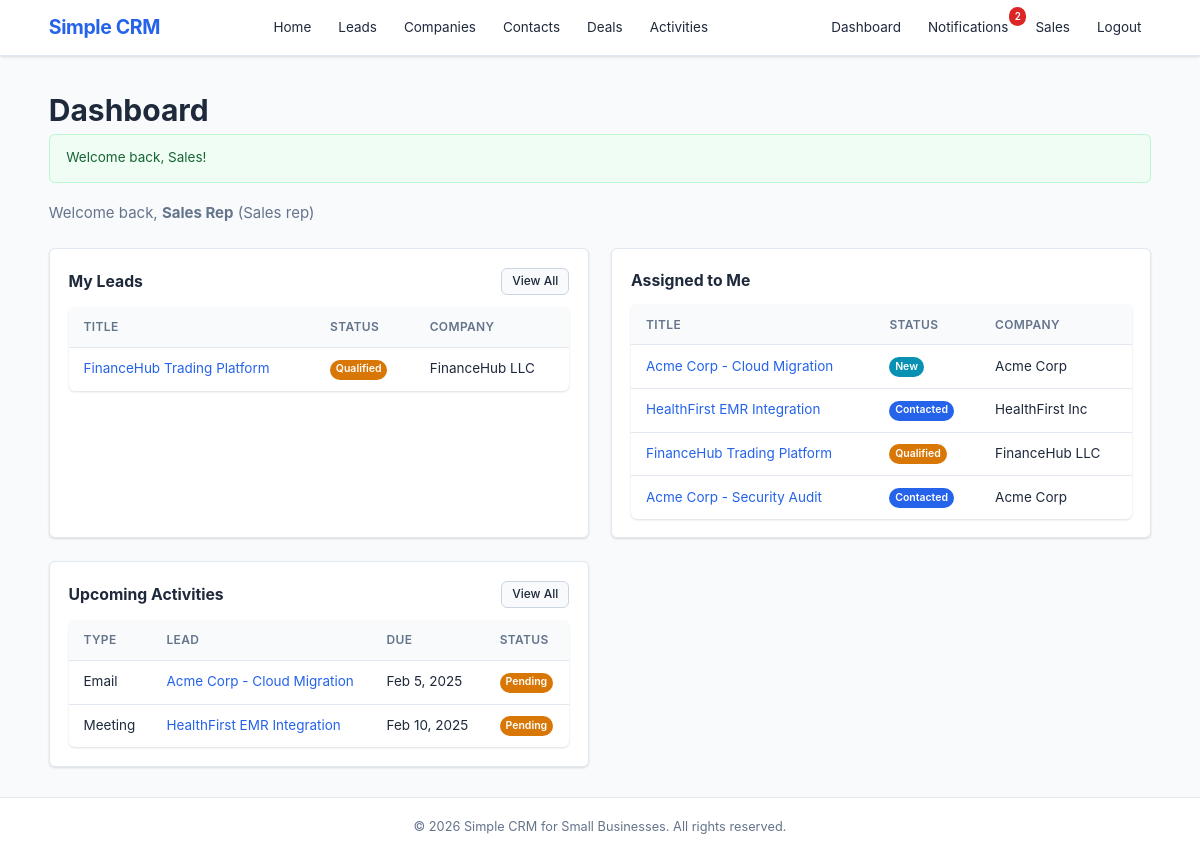
The app's page /public/dashboard.php (signed in) with its own data.
### tables this page shows
CREATE TABLE IF NOT EXISTS `leads` (
    `id`          INT AUTO_INCREMENT PRIMARY KEY,
    `title`       VARCHAR(200) NOT NULL,
    `description` TEXT         DEFAULT NULL,
    `status`      ENUM('new','contacted','qualified','won','lost') NOT NULL DEFAULT 'new',
    `company_id`  INT          DEFAULT NULL,
    `contact_id`  INT          DEFAULT NULL,
    `assigned_to` INT          DEFAULT NULL,
    `category_id` INT          DEFAULT NULL,
    `created_by`  INT          DEFAULT NULL,
    `created_at`  DATETIME     NOT NULL DEFAULT CURRENT_TIMESTAMP,
    `updated_at`  DATETIME     NOT NULL DEFAULT CURRENT_TIMESTAMP ON UPDATE CURRENT_TIMESTAMP,
    FOREIGN KEY (`company_id`)  REFERENCES `companies`(`id`)  ON DELETE SET NULL,
    FOREIGN KEY (`contact_id`)  REFERENCES `contacts`(`id`)   ON DELETE SET NULL,
    FOREIGN KEY (`assigned_to`) REFERENCES `users`(`id`)      ON DELETE SET NULL,
    FOREIGN KEY (`category_id`) REFERENCES `categories`(`id`) ON DELETE SET NULL,
    FOREIGN KEY (`created_by`)  REFERENCES `users`(`id`)      ON DELETE SET NULL
);

CREATE TABLE IF NOT EXISTS `companies` (
    `id`         INT AUTO_INCREMENT PRIMARY KEY,
    `name`       VARCHAR(150) NOT NULL,
    `industry`   VARCHAR(100) DEFAULT NULL,
    `website`    VARCHAR(255) DEFAULT NULL,
    `address`    TEXT         DEFAULT NULL,
    `created_by` INT          DEFAULT NULL,
    `created_at` DATETIME     NOT NULL DEFAULT CURRENT_TIMESTAMP,
    FOREIGN KEY (`created_by`) REFERENCES `users`(`id`) ON DELETE SET NULL
);

CREATE TABLE IF NOT EXISTS `activities` (
    `id`          INT AUTO_INCREMENT PRIMARY KEY,
    `lead_id`     INT          DEFAULT NULL,
    `type`        ENUM('call','email','meeting','task','other') NOT NULL DEFAULT 'task',
    `description` TEXT         DEFAULT NULL,
    `due_date`    DATE         DEFAULT NULL,
    `status`      ENUM('pending','completed','cancelled') NOT NULL DEFAULT 'pending',
    `created_by`  INT          DEFAULT NULL,
    `created_at`  DATETIME     NOT NULL DEFAULT CURRENT_TIMESTAMP,
    FOREIGN KEY (`lead_id`)    REFERENCES `leads`(`id`) ON DELETE CASCADE,
    FOREIGN KEY (`created_by`) REFERENCES `users`(`id`) ON DELETE SET NULL
);

### includes/auth.php (called while the page is built, shortened)
<?php
function isLoggedIn(): bool
{
    return isset($_SESSION['user_id']);
}
function currentUser(): ?array
{
    return [
        'id'         => $_SESSION['user_id'],
        'first_name' => $_SESSION['user_first_name'] ?? '',
        'last_name'  => $_SESSION['user_last_name']  ?? '',
        'email'      => $_SESSION['user_email']       ?? '',
        'role'       => $_SESSION['user_role']        ?? 'user',
    ];
}

### models/Lead.php (called while the page is built, shortened)
<?php
function getLeadsByAssignee(int $userId, int $limit = 10): array
{
    $db = getDB();
    $stmt = $db->prepare(
        'SELECT l.*, c.name AS company_name
         FROM leads l
         LEFT JOIN companies c ON l.company_id = c.id
         WHERE l.assigned_to = :uid
         ORDER BY l.updated_at DESC
         LIMIT :lim'
    );
    $stmt->bindValue(':uid', $userId, PDO::PARAM_INT);
    $stmt->bindValue(':lim', $limit, PDO::PARAM_INT);
    $stmt->execute();
    return $stmt->fetchAll();
}
function getLeadsByCreator(int $userId, int $limit = 10): array
{
    $db = getDB();
    $stmt = $db->prepare(
        'SELECT l.*, c.name AS company_name
         FROM leads l
         LEFT JOIN companies c ON l.company_id = c.id
         WHERE l.created_by = :uid
         ORDER BY l.updated_at DESC
         LIMIT :lim'
    );
    $stmt->bindValue(':uid', $userId, PDO::PARAM_INT);
    $stmt->bindValue(':lim', $limit, PDO::PARAM_INT);
    $stmt->execute();
    return $stmt->fetchAll();
}

### models/Activity.php (called while the page is built, shortened)
<?php
function getUpcomingActivities(int $userId, int $limit = 5): array
{
    $db = getDB();
    $stmt = $db->prepare(
        'SELECT a.*, l.title AS lead_title
         FROM activities a
         LEFT JOIN leads l ON a.lead_id = l.id
         WHERE a.created_by = :uid AND a.status = "pending"
         ORDER BY a.due_date ASC
         LIMIT :lim'
    );
    $stmt->bindValue(':uid', $userId, PDO::PARAM_INT);
    $stmt->bindValue(':lim', $limit, PDO::PARAM_INT);
    $stmt->execute();
    return $stmt->fetchAll();
}

### public/dashboard.php (the view, shortened to what this page needs)
<?php
require_once __DIR__ . '/../includes/auth.php';
require_once __DIR__ . '/../includes/helpers.php';
require_once __DIR__ . '/../models/Lead.php';
require_once __DIR__ . '/../models/Activity.php';
$uid  = currentUserId();
$myLeads       = getLeadsByCreator($uid, 5);
$assignedLeads = getLeadsByAssignee($uid, 5);
$upcoming      = getUpcomingActivities($uid, 5);
require_once __DIR__ . '/../includes/header.php';
?>
<div class="container">
    <h1>Dashboard</h1>
    <?= renderFlash() ?>
    <p class="welcome-text">Welcome back, <strong><?= e($user['first_name'] . ' ' . $user['last_name']) ?></strong>
       (<?= e(statusLabel($user['role'])) ?>)</p>
    <div class="dashboard-grid">
        <section class="dash-section">
            <div class="section-header">
                <h2>My Leads</h2>
                <a href="leads.php" class="btn btn-sm btn-secondary">View All</a>
            </div>
            <?php if (empty($myLeads)): ?>
                <p class="text-muted">No leads created yet.</p>
            <?php else: ?>
                <table class="table">
                    <thead><tr><th>Title</th><th>Status</th><th>Company</th></tr></thead>
                    <tbody>
                    <?php foreach ($myLeads as $lead): ?>
                        <tr>
                            <td><a href="lead_detail.php?id=<?= $lead['id'] ?>"><?= e($lead['title']) ?></a></td>
                            <td><span class="badge <?= statusClass($lead['status']) ?>"><?= statusLabel($lead['status']) ?></span></td>
                            <td><?= e($lead['company_name'] ?? '—') ?></td>
                        </tr>
                    <?php endforeach; ?>
                    </tbody>
                </table>
            <?php endif; ?>
        </section>
        <section class="dash-section">
            <div class="section-header">
                <h2>Assigned to Me</h2>
            </div>
            <?php if (empty($assignedLeads)): ?>
                <p class="text-muted">No leads assigned to you.</p>
            <?php else: ?>
                <table class="table">
                    <thead><tr><th>Title</th><th>Status</th><th>Company</th></tr></thead>
                    <tbody>
                    <?php foreach ($assignedLeads as $lead): ?>
                        <tr>
                            <td><a href="lead_detail.php?id=<?= $lead['id'] ?>"><?= e($lead['title']) ?></a></td>
                            <td><span class="badge <?= statusClass($lead['status']) ?>"><?= statusLabel($lead['status']) ?></span></td>
                            <td><?= e($lead['company_name'] ?? '—') ?></td>
                        </tr>
                    <?php endforeach; ?>
                    </tbody>
                </table>
            <?php endif; ?>
        </section>
        <section class="dash-section">
            <div class="section-header">
                <h2>Upcoming Activities</h2>
                <a href="activities.php" class="btn btn-sm btn-secondary">View All</a>
            </div>
            <?php if (empty($upcoming)): ?>
                <p class="text-muted">No upcoming activities.</p>
            <?php else: ?>
                <table class="table">
                    <thead><tr><th>Type</th><th>Lead</th><th>Due</th><th>Status</th></tr></thead>
                    <tbody>
                    <?php foreach ($upcoming as $act): ?>
                        <tr>
                            <td><?= statusLabel($act['type']) ?></td>
                            <td><a href="lead_detail.php?id=<?= $act['lead_id'] ?>"><?= e($act['lead_title'] ?? '—') ?></a></td>
                            <td><?= formatDate($act['due_date']) ?></td>
                            <td><span class="badge <?= statusClass($act['status']) ?>"><?= statusLabel($act['status']) ?></span></td>
                        </tr>
                    <?php endforeach; ?>
                    </tbody>
                </table>
            <?php endif; ?>
        </section>
    </div>
</div>
<?php require_once __DIR__ . '/../includes/footer.php'; ?>

### public/css/style.css (style rules this page uses)
*, *::before, *::after { box-sizing: border-box; margin: 0; padding: 0; }
:root { --color-primary: #2563eb; --color-primary-dark: #1d4ed8; --color-success: #16a34a; --color-warning: #d97706; --color-danger: #dc2626; --color-info: #0891b2; --color-bg: #f8fafc; --color-white: #ffffff; --color-text: #1e293b; --color-text-light: #64748b; --color-border: #e2e8f0; --color-border-dark: #cbd5e1; --radius: 6px; --shadow: 0 1px 3px rgba(0,0,0,0.08), 0 1px 2px rgba(0,0,0,0.06); --shadow-md: 0 4px 6px rgba(0,0,0,0.07), 0 2px 4px rgba(0,0,0,0.06); --font-sans: -apple-system, BlinkMacSystemFont, 'Segoe UI', Roboto, Oxygen, Ubuntu, sans-serif; --font-mono: 'SF Mono', SFMono-Regular, Consolas, 'Liberation Mono', Menlo, monospace; }
html { font-size: 15px; line-height: 1.6; }
body { font-family: var(--font-sans); color: var(--color-text); background: var(--color-bg); min-height: 100vh; display: flex; flex-direction: column; }
a { color: var(--color-primary); text-decoration: none; }
.container { max-width: 1140px; margin: 0 auto; padding: 0 1.25rem; }
.badge { display: inline-block; font-size: 0.7rem; font-weight: 600; padding: 0.15em 0.55em; border-radius: 999px; vertical-align: middle; color: var(--color-white); }
.badge-primary { background: var(--color-primary); }
.badge-warning { background: var(--color-warning); }
.badge-info { background: var(--color-info); }
.btn { display: inline-block; padding: 0.5rem 1rem; font-size: 0.9rem; font-weight: 500; border-radius: var(--radius); border: 1px solid var(--color-border-dark); background: var(--color-white); color: var(--color-text); cursor: pointer; transition: all 0.15s; text-align: center; line-height: 1.4; }
.btn-sm { padding: 0.3rem 0.65rem; font-size: 0.8rem; }
.btn-secondary { background: var(--color-bg); color: var(--color-text); border-color: var(--color-border-dark); }
.table { width: 100%; border-collapse: collapse; background: var(--color-white); border-radius: var(--radius); box-shadow: var(--shadow); overflow: hidden; }
.table th, .table td { padding: 0.7rem 1rem; text-align: left; border-bottom: 1px solid var(--color-border); font-size: 0.9rem; }
.table th { background: var(--color-bg); font-weight: 600; color: var(--color-text-light); font-size: 0.8rem; text-transform: uppercase; letter-spacing: 0.03em; }
.table tbody tr:last-child td { border-bottom: none; }
.section-header { display: flex; align-items: center; justify-content: space-between; margin-bottom: 0.75rem; gap: 0.5rem; }
.section-header h2, .section-header h3 { margin-bottom: 0; border-bottom: none; padding-bottom: 0; }
.welcome-text { font-size: 1rem; color: var(--color-text-light); margin-bottom: 1.5rem; }
.dashboard-grid { display: grid; grid-template-columns: 1fr 1fr; gap: 1.5rem; }
.dash-section { background: var(--color-white); border: 1px solid var(--color-border); border-radius: var(--radius); padding: 1.25rem; box-shadow: var(--shadow); }
.dash-section h2 { font-size: 1.05rem; margin-bottom: 0; }

### records on screen
leads: title "FinanceHub Trading Platform", status "Qualified", company.name "FinanceHub LLC"
leads: title "Acme Corp - Cloud Migration", status "New", company.name "Acme Corp"
leads: title "HealthFirst EMR Integration", status "Contacted", company.name "HealthFirst Inc"
leads: title "Acme Corp - Security Audit", status "Contacted", company.name "Acme Corp"
activities: type "Email", lead.title "Acme Corp - Cloud Migration", due_date "Feb 5, 2025", status "Pending"
activities: type "Meeting", lead.title "HealthFirst EMR Integration", due_date "Feb 10, 2025", status "Pending"

### other values on screen
$notifCount "2"
$user['first_name'] "Sales"
$msg "Welcome back, Sales!"
$user['first_name'] . ' ' . $user['last_name'] "Sales Rep"
statusLabel($user['role']) "Sales rep"
